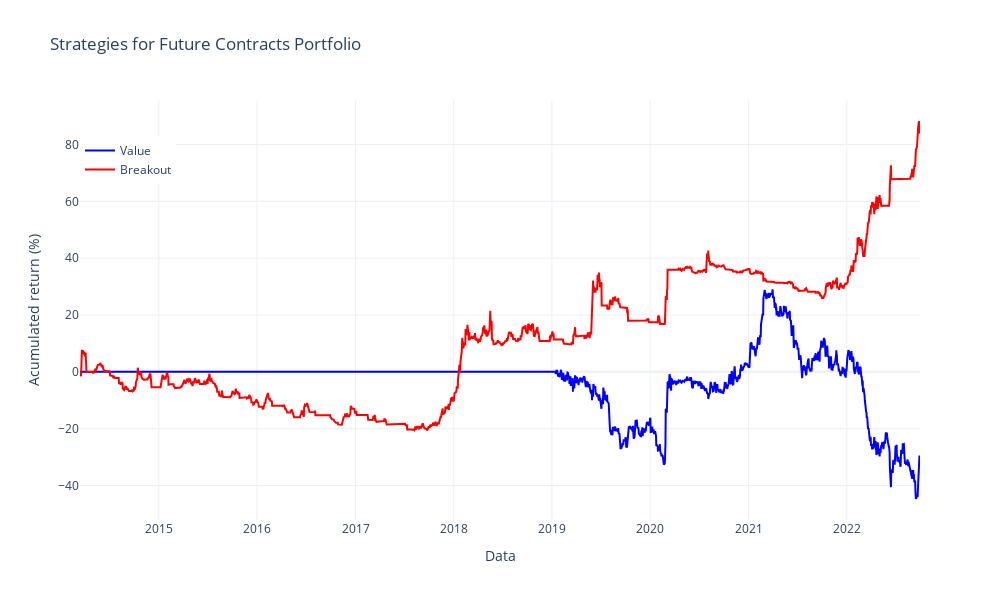

Here is the notebook cell this chart was saved with:
### Code cell
# --- Plot retorno acumulado
fig = go.Figure()

fig.add_trace(
    go.Scatter(
        x=port_value_return.index,
        y=port_value_return.cumsum()*100,
        name="Value",
        line=dict(color="blue"),
    )
)


fig.add_trace(
    go.Scatter(
        x=port_breakout_return.index,
        y=port_breakout_return.cumsum()*100,
        name="Breakout",
        line=dict(color="Red"),
    )
)




fig.update_layout(
    title="Strategies for Future Contracts Portfolio",
    xaxis_title="Data",
    yaxis_title="Acumulated return (%)",
    template="plotly_white",
    showlegend=True,
    legend=dict(
        yanchor="bottom",
        y=0.8,
        xanchor="left",
        x=0.0),
    height=600,
    width=1000,
)

fig.show()

# --- Exibir estatísticas
print("Estatísticas de Desempenho")
print("Estatísticas Portfolio Value Frequência Anual")
print(calculate_stats(port_value_return, freq=YEAR))
print("================================")
print("Estatísticas Portfolio Breakout trend Frequência Anual")
print(calculate_stats(port_breakout_return, freq=YEAR))
print("================================")

### Figure 1 — Plotly figure (JSON) as saved in the notebook; plotly's stock layout.template omitted (floating-point values rounded to 4 significant figures; data arrays with more than 128 entries replaced by an {"elided": "..."} marker saying what was removed)
{"data": [{"line": {"color": "blue"}, "name": "Value", "type": "scatter", "x": {"elided": "2231 str values"}, "y": {"elided": "2231 float values"}}, {"line": {"color": "Red"}, "name": "Breakout", "type": "scatter", "x": {"elided": "2231 str values"}, "y": {"elided": "2231 float values"}}], "layout": {"height": 600, "legend": {"x": 0, "xanchor": "left", "y": 0.8, "yanchor": "bottom"}, "showlegend": true, "title": {"text": "Strategies for Future Contracts Portfolio"}, "width": 1000, "xaxis": {"title": {"text": "Data"}}, "yaxis": {"title": {"text": "Acumulated return (%)"}}}}
